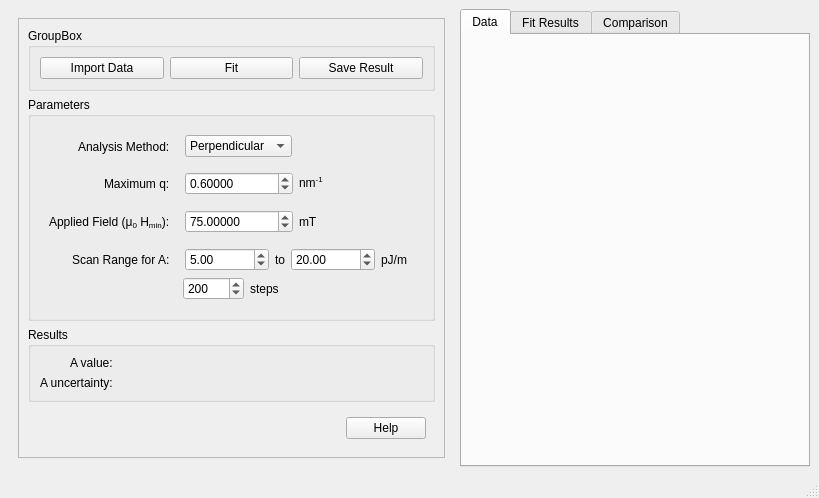
<?xml version="1.0" encoding="UTF-8"?>
<ui version="4.0">
 <class>MuMagTool</class>
 <widget class="QMainWindow" name="MuMagTool">
  <property name="geometry">
   <rect>
    <x>0</x>
    <y>0</y>
    <width>819</width>
    <height>480</height>
   </rect>
  </property>
  <property name="windowTitle">
   <string>MuMagTool</string>
  </property>
  <widget class="QWidget" name="centralwidget">
   <layout class="QHBoxLayout" name="horizontalLayout_6" stretch="1,2">
    <item>
     <widget class="QWidget" name="widget" native="true">
      <layout class="QHBoxLayout" name="horizontalLayout_2">
       <item>
        <widget class="QFrame" name="frame">
         <property name="frameShape">
          <enum>QFrame::StyledPanel</enum>
         </property>
         <property name="frameShadow">
          <enum>QFrame::Raised</enum>
         </property>
         <layout class="QVBoxLayout" name="verticalLayout">
          <item>
           <widget class="QGroupBox" name="groupBox_3">
            <property name="title">
             <string>GroupBox</string>
            </property>
            <layout class="QHBoxLayout" name="horizontalLayout_11">
             <item>
              <widget class="QPushButton" name="ImportDataButton">
               <property name="text">
                <string>Import Data</string>
               </property>
              </widget>
             </item>
             <item>
              <widget class="QPushButton" name="SimpleFitButton">
               <property name="text">
                <string>Fit</string>
               </property>
              </widget>
             </item>
             <item>
              <widget class="QPushButton" name="SaveResultsButton">
               <property name="text">
                <string>Save Result</string>
               </property>
              </widget>
             </item>
            </layout>
           </widget>
          </item>
          <item>
           <widget class="QGroupBox" name="groupBox_2">
            <property name="title">
             <string>Parameters</string>
            </property>
            <layout class="QVBoxLayout" name="verticalLayout_3">
             <item>
              <widget class="QWidget" name="widget_2" native="true">
               <layout class="QFormLayout" name="formLayout">
                <property name="labelAlignment">
                 <set>Qt::AlignRight|Qt::AlignTrailing|Qt::AlignVCenter</set>
                </property>
                <property name="rightMargin">
                 <number>7</number>
                </property>
                <item row="0" column="0">
                 <widget class="QLabel" name="label_9">
                  <property name="text">
                   <string>Analysis Method:</string>
                  </property>
                 </widget>
                </item>
                <item row="0" column="1">
                 <widget class="QWidget" name="widget_6" native="true">
                  <layout class="QHBoxLayout" name="horizontalLayout">
                   <property name="topMargin">
                    <number>0</number>
                   </property>
                   <item>
                    <widget class="QComboBox" name="ScatteringGeometrySelect">
                     <property name="currentText">
                      <string>Perpendicular</string>
                     </property>
                     <item>
                      <property name="text">
                       <string>Perpendicular</string>
                      </property>
                     </item>
                     <item>
                      <property name="text">
                       <string>Parallel</string>
                      </property>
                     </item>
                    </widget>
                   </item>
                   <item>
                    <spacer name="horizontalSpacer_9">
                     <property name="orientation">
                      <enum>Qt::Horizontal</enum>
                     </property>
                     <property name="sizeHint" stdset="0">
                      <size>
                       <width>40</width>
                       <height>20</height>
                      </size>
                     </property>
                    </spacer>
                   </item>
                  </layout>
                 </widget>
                </item>
                <item row="1" column="0">
                 <widget class="QLabel" name="label_5">
                  <property name="text">
                   <string>Maximum q:</string>
                  </property>
                 </widget>
                </item>
                <item row="1" column="1">
                 <widget class="QWidget" name="widget_4" native="true">
                  <layout class="QHBoxLayout" name="horizontalLayout_3">
                   <property name="topMargin">
                    <number>0</number>
                   </property>
                   <item>
                    <widget class="QDoubleSpinBox" name="qMaxSpinBox">
                     <property name="decimals">
                      <number>5</number>
                     </property>
                     <property name="minimum">
                      <double>0.000010000000000</double>
                     </property>
                     <property name="singleStep">
                      <double>0.010000000000000</double>
                     </property>
                     <property name="value">
                      <double>0.600000000000000</double>
                     </property>
                    </widget>
                   </item>
                   <item>
                    <widget class="QLabel" name="label_2">
                     <property name="text">
                      <string>nm&lt;sup&gt;-1&lt;/sup&gt;</string>
                     </property>
                    </widget>
                   </item>
                  </layout>
                 </widget>
                </item>
                <item row="2" column="0">
                 <widget class="QLabel" name="label_6">
                  <property name="text">
                   <string>Applied Field (μ&lt;sub&gt;0&lt;/sub&gt; H&lt;sub&gt;min&lt;/sub&gt;):</string>
                  </property>
                 </widget>
                </item>
                <item row="2" column="1">
                 <widget class="QWidget" name="widget_3" native="true">
                  <layout class="QHBoxLayout" name="horizontalLayout_4">
                   <property name="topMargin">
                    <number>0</number>
                   </property>
                   <item>
                    <widget class="QDoubleSpinBox" name="hMinSpinBox">
                     <property name="decimals">
                      <number>5</number>
                     </property>
                     <property name="maximum">
                      <double>10000.000000000000000</double>
                     </property>
                     <property name="value">
                      <double>75.000000000000000</double>
                     </property>
                    </widget>
                   </item>
                   <item>
                    <widget class="QLabel" name="label_3">
                     <property name="text">
                      <string>mT</string>
                     </property>
                    </widget>
                   </item>
                  </layout>
                 </widget>
                </item>
                <item row="3" column="0">
                 <widget class="QLabel" name="label">
                  <property name="text">
                   <string>Scan Range for A:</string>
                  </property>
                 </widget>
                </item>
                <item row="3" column="1">
                 <widget class="QWidget" name="widget_5" native="true">
                  <layout class="QHBoxLayout" name="horizontalLayout_5">
                   <property name="topMargin">
                    <number>0</number>
                   </property>
                   <property name="bottomMargin">
                    <number>0</number>
                   </property>
                   <item>
                    <widget class="QDoubleSpinBox" name="aMinSpinBox">
                     <property name="maximum">
                      <double>100000.000000000000000</double>
                     </property>
                     <property name="value">
                      <double>5.000000000000000</double>
                     </property>
                    </widget>
                   </item>
                   <item>
                    <widget class="QLabel" name="label_4">
                     <property name="text">
                      <string>to</string>
                     </property>
                    </widget>
                   </item>
                   <item>
                    <widget class="QDoubleSpinBox" name="aMaxSpinBox">
                     <property name="maximum">
                      <double>100000.000000000000000</double>
                     </property>
                     <property name="value">
                      <double>20.000000000000000</double>
                     </property>
                    </widget>
                   </item>
                   <item>
                    <widget class="QLabel" name="label_7">
                     <property name="text">
                      <string>pJ/m</string>
                     </property>
                    </widget>
                   </item>
                   <item>
                    <spacer name="horizontalSpacer_8">
                     <property name="orientation">
                      <enum>Qt::Horizontal</enum>
                     </property>
                     <property name="sizeHint" stdset="0">
                      <size>
                       <width>40</width>
                       <height>20</height>
                      </size>
                     </property>
                    </spacer>
                   </item>
                  </layout>
                 </widget>
                </item>
                <item row="4" column="1">
                 <widget class="QWidget" name="widget_10" native="true">
                  <layout class="QHBoxLayout" name="horizontalLayout_10">
                   <property name="leftMargin">
                    <number>7</number>
                   </property>
                   <property name="topMargin">
                    <number>0</number>
                   </property>
                   <property name="rightMargin">
                    <number>0</number>
                   </property>
                   <property name="bottomMargin">
                    <number>0</number>
                   </property>
                   <item>
                    <widget class="QSpinBox" name="aSamplesSpinBox">
                     <property name="maximum">
                      <number>10000</number>
                     </property>
                     <property name="value">
                      <number>200</number>
                     </property>
                    </widget>
                   </item>
                   <item>
                    <widget class="QLabel" name="label_8">
                     <property name="text">
                      <string>steps</string>
                     </property>
                    </widget>
                   </item>
                   <item>
                    <spacer name="horizontalSpacer_7">
                     <property name="orientation">
                      <enum>Qt::Horizontal</enum>
                     </property>
                     <property name="sizeHint" stdset="0">
                      <size>
                       <width>40</width>
                       <height>20</height>
                      </size>
                     </property>
                    </spacer>
                   </item>
                  </layout>
                 </widget>
                </item>
               </layout>
              </widget>
             </item>
            </layout>
           </widget>
          </item>
          <item>
           <widget class="QGroupBox" name="groupBox">
            <property name="title">
             <string>Results</string>
            </property>
            <layout class="QFormLayout" name="formLayout_3">
             <property name="labelAlignment">
              <set>Qt::AlignRight|Qt::AlignTrailing|Qt::AlignVCenter</set>
             </property>
             <item row="0" column="0">
              <widget class="QLabel" name="label_10">
               <property name="text">
                <string>A value:</string>
               </property>
              </widget>
             </item>
             <item row="1" column="0">
              <widget class="QLabel" name="label_11">
               <property name="text">
                <string>A uncertainty:</string>
               </property>
              </widget>
             </item>
             <item row="0" column="1">
              <widget class="QLabel" name="exchange_a_display">
               <property name="text">
                <string/>
               </property>
              </widget>
             </item>
             <item row="1" column="1">
              <widget class="QLabel" name="exchange_a_std_display">
               <property name="text">
                <string/>
               </property>
              </widget>
             </item>
            </layout>
           </widget>
          </item>
          <item>
           <spacer name="verticalSpacer">
            <property name="orientation">
             <enum>Qt::Vertical</enum>
            </property>
            <property name="sizeHint" stdset="0">
             <size>
              <width>20</width>
              <height>40</height>
             </size>
            </property>
           </spacer>
          </item>
          <item>
           <widget class="QWidget" name="widget_7" native="true">
            <layout class="QHBoxLayout" name="horizontalLayout_7">
             <item>
              <spacer name="horizontalSpacer">
               <property name="orientation">
                <enum>Qt::Horizontal</enum>
               </property>
               <property name="sizeHint" stdset="0">
                <size>
                 <width>40</width>
                 <height>20</height>
                </size>
               </property>
              </spacer>
             </item>
             <item>
              <widget class="QPushButton" name="helpButton">
               <property name="text">
                <string>Help</string>
               </property>
              </widget>
             </item>
            </layout>
           </widget>
          </item>
         </layout>
        </widget>
       </item>
      </layout>
     </widget>
    </item>
    <item>
     <widget class="QTabWidget" name="plot_tabs">
      <property name="currentIndex">
       <number>0</number>
      </property>
      <widget class="QWidget" name="data_tab">
       <attribute name="title">
        <string>Data</string>
       </attribute>
      </widget>
      <widget class="QWidget" name="fit_results_tab">
       <attribute name="title">
        <string>Fit Results</string>
       </attribute>
      </widget>
      <widget class="QWidget" name="comparison_tab">
       <attribute name="title">
        <string>Comparison</string>
       </attribute>
      </widget>
     </widget>
    </item>
   </layout>
  </widget>
  <widget class="QMenuBar" name="menubar">
   <property name="geometry">
    <rect>
     <x>0</x>
     <y>0</y>
     <width>819</width>
     <height>20</height>
    </rect>
   </property>
  </widget>
  <widget class="QStatusBar" name="statusbar"/>
 </widget>
 <resources/>
 <connections/>
</ui>
